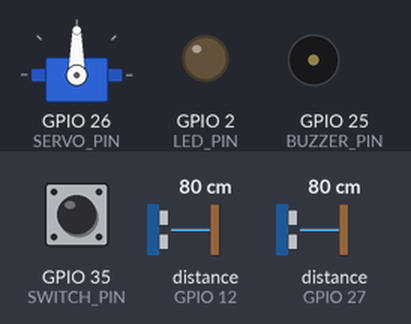
Simulated run of this sketch. Board: ESP32. Shown: servo, output pins drawn as LEDs (lit = HIGH), buzzer (waves = sounding). The inputs (shaded band) are chosen by the test bench; at power-on: distance to the obstacle (sensors on GPIO 12, GPIO 27) 80 cm, GPIO 35 (SWITCH_PIN) HIGH. The echo pulse lasts 58.3 µs per cm; WiFi joins after 1.5 s; servers stay silent unless stated; what the sketch prints to the serial monitor is not drawn.

Above: at 3.0 s.
3.1 s: distance to the obstacle (sensor on GPIO 12) set to 7 cm
7.4 s: distance to the obstacle (sensor on GPIO 12) set to 4 cm
At 10.2 s:
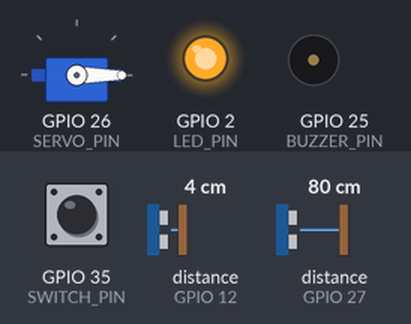
11.7 s: distance to the obstacle (sensor on GPIO 27) set to 34 cm
At 16.7 s:
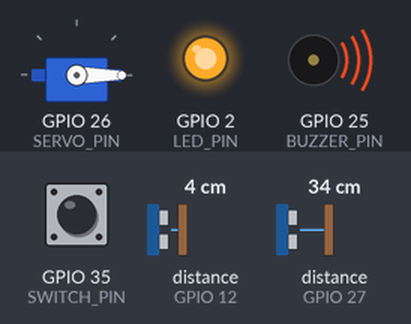
18.3 s: distance to the obstacle (sensor on GPIO 27) set to 27 cm
25.3 s: distance to the obstacle (sensor on GPIO 12) set to 9 cm
At 27.8 s:
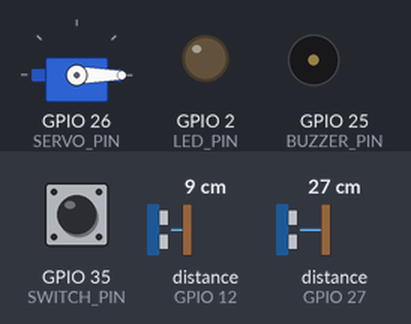
32.3 s: distance to the obstacle (sensor on GPIO 12) set to 2 cm
At 34.9 s:
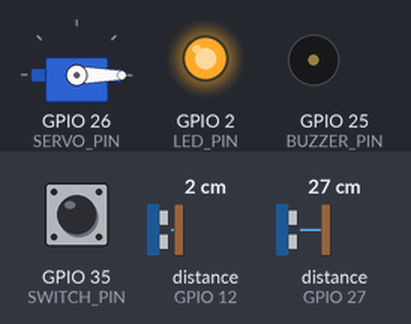
Timing chart, 0 to 36.4 s (numbered marks = the images above; inputs shaded):
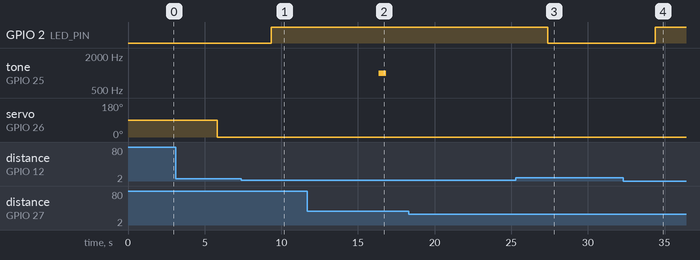

The sketch:

final_code.ino
```cpp
#define BLYNK_TEMPLATE_ID "TMPL6TiWXIBAu"
#define BLYNK_TEMPLATE_NAME "Trush Bin"
#define BLYNK_AUTH_TOKEN "AOyoNZ-zSMDw59xQXpsibgvonyIVenLs"


#define BLYNK_PRINT Serial

#include <WiFi.h>
#include <WiFiClient.h>
#include <BlynkSimpleEsp32.h>
#include <ESP32Servo.h>
#include <HCSR04.h>

Servo myServo;
BlynkTimer timer;

char ssid[] = "Bdconnect";
char pass[] = "01762603";

// Pins
#define TRIG1 13
#define ECHO1 12
#define TRIG2 14
#define ECHO2 27
#define LED_PIN 2
#define BUZZER_PIN 25
#define SERVO_PIN 26
#define SWITCH_PIN 35

// Constants
#define BIN_FULL_THRESHOLD 5.0
#define MAX_DISTANCE 18.67
#define MIN_DISTANCE 5.0
#define HAND_DETECT_DISTANCE 30.00

// Virtual Pins
#define VIRTUAL_PIN_LEVEL V0
#define VIRTUAL_PIN_BIN_STATUS V1
#define VIRTUAL_PIN_DOOR_SWITCH V2
#define VIRTUAL_PIN_DOOR_STATUS V3

// State Variables
int level;
int fullBinCount = 0;
bool isDoorLocked = false;
bool isManualLockEnabled = false;
bool doorCurrentlyOpen = false;
bool triggerAlarm = false;
bool systemEnabled;

HCSR04 binLevelSensor(TRIG1, ECHO1);
HCSR04 handDetectSensor(TRIG2, ECHO2);

void setup() {
  Serial.begin(115200);
  pinMode(SWITCH_PIN, INPUT_PULLUP);
  pinMode(LED_PIN, OUTPUT);
  pinMode(TRIG1, OUTPUT);
  pinMode(ECHO1, INPUT);
  pinMode(TRIG2, OUTPUT);
  pinMode(ECHO2, INPUT);
  pinMode(BUZZER_PIN, OUTPUT);

  myServo.attach(SERVO_PIN);

  Blynk.begin(BLYNK_AUTH_TOKEN, ssid, pass);
  timer.setInterval(500L, binMain);

  Blynk.virtualWrite(VIRTUAL_PIN_BIN_STATUS, LOW);
  Blynk.virtualWrite(VIRTUAL_PIN_DOOR_SWITCH, 0);
  Blynk.virtualWrite(VIRTUAL_PIN_DOOR_STATUS, 0);


  Serial.println("Smart Trash Bin Ready");
}

void loop() {
  systemEnabled = (digitalRead(SWITCH_PIN) == HIGH);
  delay(500);
  if (systemEnabled) {
    Blynk.run();
    timer.run();
  }
}

BLYNK_WRITE(VIRTUAL_PIN_DOOR_SWITCH) {
  int switchState = param.asInt();
  isManualLockEnabled = (switchState == 1);

  if (isManualLockEnabled == false) {
    Serial.println("Manual UNLOCK");
    fullBinCount = 0;
    isDoorLocked = false;
  } else {
    Serial.println("Manual LOCK");
    isDoorLocked = true;
  }
}

void binMain() {
  float binLevelDistance = binLevelSensor.dist();
  float handDistance = handDetectSensor.dist();

  level = calculateLevel(binLevelDistance, VIRTUAL_PIN_LEVEL);

  Serial.print("Bin Level: ");
  Serial.print(binLevelDistance);
  Serial.print(" cm (");
  Serial.print(level);
  Serial.print("%) | Hand: ");
  Serial.print(handDistance);
  Serial.print(" cm | ");


  // Check full
  if (binLevelDistance <= BIN_FULL_THRESHOLD) {
      digitalWrite(LED_PIN, HIGH); // LED ON
      fullBinCount++;

      if (fullBinCount >= 3 && !isManualLockEnabled) {
          isManualLockEnabled = true;   // enable manual lock mode
          isDoorLocked = true;          // keep door closed
          doorCurrentlyOpen = false;    // reset open state

          // in this here i need the alarm trigger for at 1s time
          binAlarm();

          Blynk.virtualWrite(VIRTUAL_PIN_DOOR_SWITCH, HIGH);
          Blynk.virtualWrite(VIRTUAL_PIN_BIN_STATUS, HIGH);
          Serial.println("BIN FULL → AUTO LOCKED & DOOR CLOSED");

          // Optional: Send notification
          Blynk.logEvent("bin_full", "Trash Bin is full and auto-locked!");

      } else {
          Serial.println("BIN FULL → MANUAL UNLOCK Or Lock it.");
      }

  } else {
      fullBinCount = 0;
      digitalWrite(LED_PIN, LOW);
      Blynk.virtualWrite(VIRTUAL_PIN_BIN_STATUS, LOW);
  }

  // Motion detection
  if (handDistance > 0 && handDistance <= HAND_DETECT_DISTANCE) {
    if (isManualLockEnabled) {
        Serial.println("Hand detected but DOOR LOCKED");
        // Do nothing — keep door closed
    }
    else if (isDoorLocked && !doorCurrentlyOpen) {
        Serial.println("Hand detected → Door OPEN");
        isDoorLocked = false; // open door
    }

} else {
    if (doorCurrentlyOpen && !isManualLockEnabled) {
        Serial.println("Hand not detected → Door Close");
        isDoorLocked = true; // close door
    }
}


  if(isDoorLocked == true) {doorClose();}
  else{doorOpen();}


  Serial.println("");
  Serial.print("isDoorLocked: ");
  Serial.println(isDoorLocked);
  Serial.print("isManualLockEnabled: ");
  Serial.println(isManualLockEnabled);
  Serial.print("doorCurrentlyOpen: ");
  Serial.println(doorCurrentlyOpen);

  Serial.println("----------");
}

int calculateLevel(float dist, int virtualPin) {
  dist = constrain(dist, MIN_DISTANCE, MAX_DISTANCE);
  float levelPercent = 100.0 * (MAX_DISTANCE - dist) / (MAX_DISTANCE - MIN_DISTANCE);
  level = round(levelPercent);
  Blynk.virtualWrite(virtualPin, level);
  return level;
}

void binAlarm() {
  tone(BUZZER_PIN, 1000);
  delay(500);
  noTone(BUZZER_PIN);
}

void doorOpen() {
    myServo.write(90);
    delay(3000);
    doorCurrentlyOpen = true;
    Blynk.virtualWrite(VIRTUAL_PIN_DOOR_STATUS, 1);
}

void doorClose() {
    myServo.write(0);
    delay(3000);
    doorCurrentlyOpen = false;
    Blynk.virtualWrite(VIRTUAL_PIN_DOOR_STATUS, 0);
}
```

Measured:
- the behaviour switches between 6 and 5 cm on distance to the obstacle (sensor on GPIO 12) (found by bisection; images 0 and 1)
- after the input at 7.4 s, GPIO 2 (LED_PIN): LOW → HIGH after 1.9 s
- after the input at 18.3 s, every drawn part: stays the same
- after the input at 25.3 s, GPIO 2 (LED_PIN): HIGH → LOW after 2.1 s
- after the input at 32.3 s, GPIO 2 (LED_PIN): LOW → HIGH after 2.1 s
